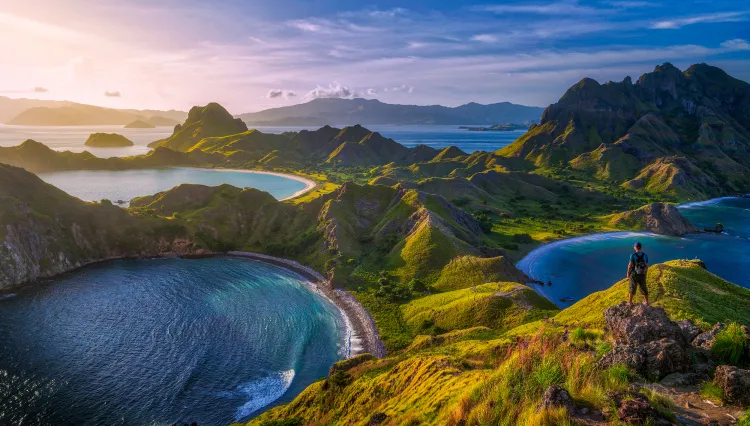
#> input picture image.png, 750 x 426 px
$ python main.py
#> lines starting #> are read from the running program, lines starting #| are printed output that depends on the picture
import imageio
import numpy as np
import matplotlib.pyplot as plt
# Membaca gambar grayscale
image = imageio.imread(r"image.png")
#> image is the input picture: shape (426, 750, 3); mean R, G, B 91.7, 97.3, 96.5
# Memastikan gambar grayscale (jika berformat RGB, konversi ke grayscale)
if len(image.shape) == 3:
    image = np.dot(image[..., :3], [0.2989, 0.587, 0.114])
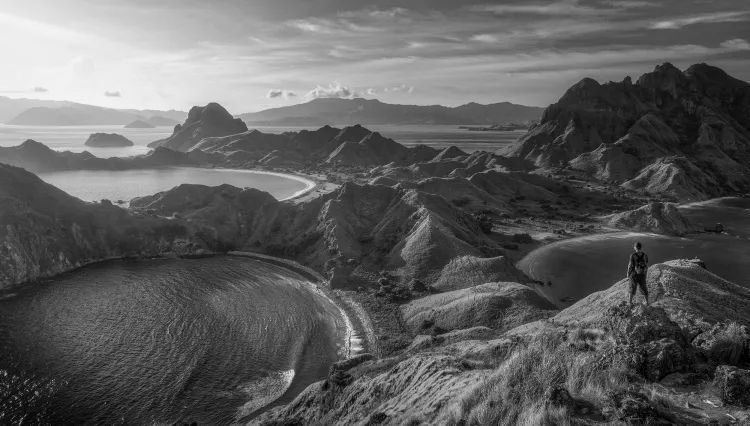
#> image: shape (426, 750) float64; min 0, max 248.7, mean 95.5
    # Menghitung histogram untuk intensitas 0-255
    hist, bins = np.histogram(image, bins=256, range=(0, 255))
#> hist = 256 values, max 3887 at index 52, min 0 at index 247, mean 1248; bins = 257 values from 0 to 255
    # Menampilkan histogram
    plt.figure(figsize=(10, 6))
    plt.bar(bins[:-1], hist, width=1, edgecolor="black")
    plt.title('Histogram of Grayscale Image Intensities')
    plt.xlabel('Pixel Intensity (0-255)')
    plt.ylabel('Frequency')
    plt.show()
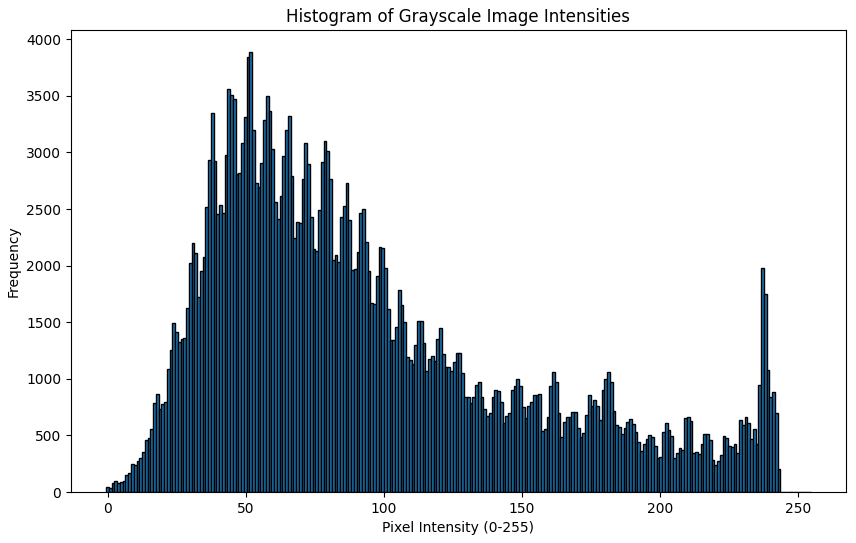
#> figure drawn by matplotlib, 1 panel; tallest bar 3887 high, from x = 51.3 to 52.3

# a. Jumlah total piksel untuk setiap intensitas
for i, count in enumerate(hist):
    print(f"Intensitas {i}: {count} piksel")

    # b. Intensitas dominan
    dominant_intensity = np.argmax(hist)
    print(f"Intensitas yang dominan adalah {dominant_intensity} dengan {hist[dominant_intensity]} piksel.")
#> this loop made 256 passes
#> count on passes 1 to 3: 43, 39, 83
#> (printed output is left out)
